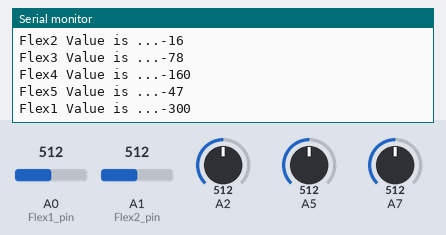
This sketch was run on a simulated Arduino Nano 33 IoT. Parts: the last lines printed to the serial monitor. The test bench sets the inputs (shaded band); at power-on: A5 = 512, A0 (Flex1_pin) = 512, A1 (Flex2_pin) = 512, A2 = 512, A7 = 512. Nothing arrives over Bluetooth unless stated; a phone connects over Bluetooth LE 3 s after start.

Above: at 8.8 s.
8.9 s: A5 set to 30
At 11.8 s:
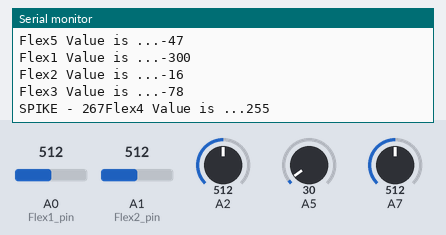
17.5 s: A0 (Flex1_pin) set to 716
At 18.8 s:
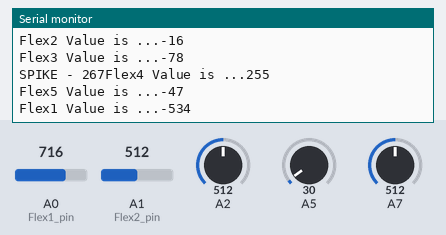
24.2 s: A1 (Flex2_pin) set to 716
At 25.7 s:
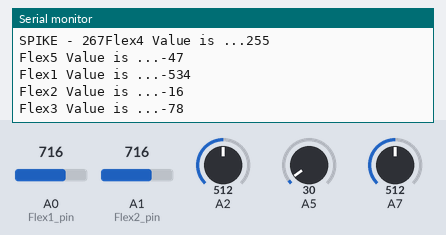
30.9 s: A2 set to 716
At 31.5 s:
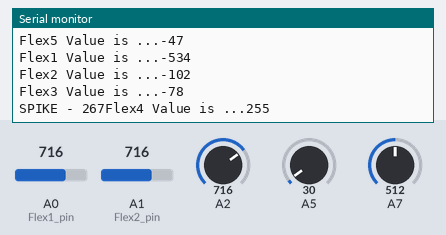
37.6 s: A7 set to 716
At 39.8 s:
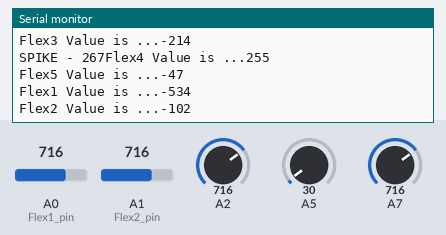
44.3 s: A5 set to 265
At 45.8 s:
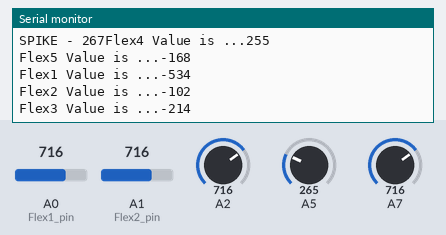
Timing chart, 0 to 47.3 s (numbered marks = the images above; inputs shaded):
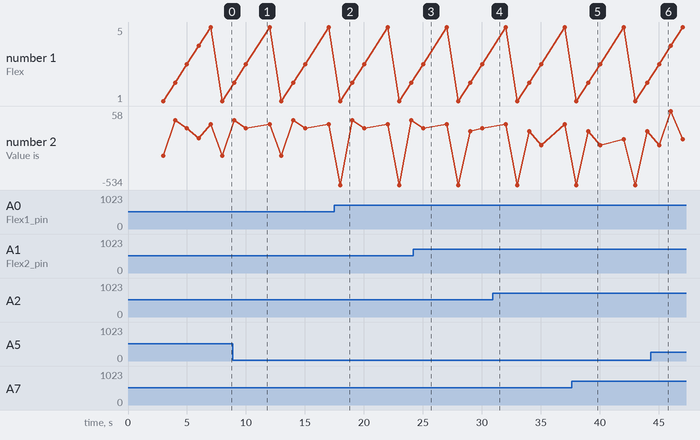

The sketch:

peripheralGlovepart2.ino
```cpp
// include bluetooth library
#include <ArduinoBLE.h>

// Set the input pins the flex sensors are connected to

int Flex1_pin = A0;
int Flex2_pin = A1;
int Flex3_pin = 2;
int Flex4_pin = 5;
int Flex5_pin = 7;

// set the UUID of the BLE service
BLEService FlexService("19B10000-E8F2-537E-4F6C-D104768A1214");

// Set the UUID of the BLE characteristics for the flex sensor values

BLEByteCharacteristic Flex1("19B10001-E8F2-537E-4F6C-D104768A1214", BLERead | BLEWrite);
BLEByteCharacteristic Flex2("19B10002-E8F2-537E-4F6C-D104768A1214", BLERead | BLEWrite);
BLEByteCharacteristic Flex3("19B10003-E8F2-537E-4F6C-D104768A1214", BLERead | BLEWrite);
BLEByteCharacteristic Flex4("19B10004-E8F2-537E-4F6C-D104768A1214", BLERead | BLEWrite);
BLEByteCharacteristic Flex5("19B10005-E8F2-537E-4F6C-D104768A1214", BLERead | BLEWrite);
// run the setup actions

void setup()
{

  // initiate serial connection for feedback information
  Serial.begin(9600);
  while (!Serial);

  // begin BLE initialization
  if (!BLE.begin())
  {
    Serial.println("starting Bluetooth® Low Energy module failed!");

    while (1)
      ;
  }

  // set advertised local name and service UUID:
  BLE.setLocalName("Glove");
  BLE.setAdvertisedService(FlexService);

  // add the characteristic to the service
  FlexService.addCharacteristic(Flex1);
  FlexService.addCharacteristic(Flex2);
  FlexService.addCharacteristic(Flex3);
  FlexService.addCharacteristic(Flex4);
  FlexService.addCharacteristic(Flex5);

  // add service
  BLE.addService(FlexService);

  // set the initial value for the characeristic:
  Flex1.writeValue(0);
  Flex2.writeValue(0);
  Flex3.writeValue(0);
  Flex4.writeValue(0);
  Flex5.writeValue(0);
  // start advertising
  BLE.advertise();

  Serial.print("Advertising BLE Glove Peripheral as .....");
  Serial.println("Glove");
}

void loop()
{
  // listen for Bluetooth® Low Energy peripherals to connect:
  BLEDevice central = BLE.central();

  // if a central is connected to peripheral:
  if (central)
  {
    Serial.print("Connected to central: ");
    // print the central's MAC address:
    Serial.println(central.address());

    // while the central is still connected to peripheral:
    while (central.connected())
    {
      sendflexvalue(Flex1_pin, Flex1, "Flex1", 240, 170);
      sendflexvalue(Flex2_pin, Flex2, "Flex2", 450, 260);
      sendflexvalue(Flex3_pin, Flex3, "Flex3", 380, 260);
      sendflexvalue(Flex4_pin, Flex4, "Flex4", 320, 230);
      sendflexvalue(Flex5_pin, Flex5, "Flex5", 415, 280);
    }

    // when the central disconnects, print it out:
    Serial.print(F("Disconnected from central: "));
    Serial.println(central.address());
    // then loop back round and listen for a connection from a BLE central device
  }
}

// Other functions called by the setup and loop
void sendflexvalue(int pin, BLEByteCharacteristic characteristic, String name, int straight, int bent)
{

  int Flexvalue = analogRead(pin);
  Flexvalue = map(Flexvalue, straight, bent, 10, 90);
  // BLE can only take a value up to 255 so check if its too high
  if (Flexvalue > 255)
  {
    Serial.print("SPIKE - ");
    Serial.print(Flexvalue);
    Flexvalue = 255;
  }
  // write the flex sensort value to the BLE characteristic
  characteristic.writeValue(Flexvalue);
  Serial.print(name);
  Serial.print(" Value is ...");
  Serial.println(Flexvalue);
  delay(1000);
}
```

peripheralGlovetestsend.ino
```cpp

```

Measured:
- after the input at 8.9 s, the serial monitor: prints a new line after 2.1 s (image 1)
- after the input at 17.5 s, the serial monitor: prints a new line after 0.50 s (image 2)
- plotted number 2: -102 → 58 after the input at 44.3 s
